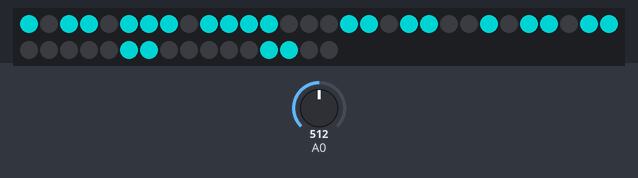
Recording of a sketch running on a simulated ESP8266 (NodeMCU). Parts: 46 RGB LEDs in strip order, left to right, continuing on the next row. The test bench sets the inputs (shaded band); at power-on: A0 = 512. Dim RGB values are drawn brighter than linear; WiFi joins after 1.5 s; servers stay silent unless stated; what the sketch prints to the serial monitor is not drawn.

Above: at 2.7 s.
2.8 s: A0 set to 716
At 5.7 s:
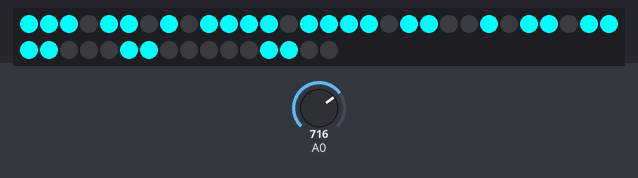
5.8 s: A0 set to 511
8.8 s: A0 set to 122
At 12.3 s:
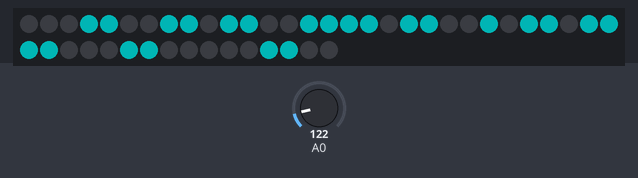
Timing chart, 0 to 13.8 s (numbered marks = the images above; inputs shaded):
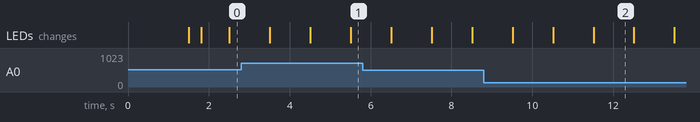

The sketch:

xl_clock.ino
```cpp
#include <ESP8266WiFi.h>	//https://github.com/esp8266/Arduino
#include <WiFiUdp.h>
#include <ESP8266mDNS.h>
#include <DNSServer.h>
#include <ESP8266WebServer.h>
#include <WiFiManager.h>	//https://github.com/tzapu/WiFiManager
#include <NeoPixelBus.h>
#include <ArduinoOTA.h>


#define HOSTNAME "ESP8266-OTA-"

#define NB_7SEGMENTS 6
#define NB_DOT       2
#define DEFAULT_COLOR cyan

uint16_t colorSaturation = 16 ;
uint16_t PixelCount = NB_7SEGMENTS * 7 + 2 * NB_DOT;

NeoPixelBus < NeoGrbFeature, Neo800KbpsMethod > strip (PixelCount);


unsigned int localPort = 2390;	// local port to listen for UDP packets
IPAddress timeServerIP;		// time.nist.gov NTP server address
//const char* ntpServerName = "time.nist.gov";
const char *ntpServerName = "192.168.1.205";
const int NTP_PACKET_SIZE = 48;	// NTP time stamp is in the first 48 bytes of the message
byte packetBuffer[NTP_PACKET_SIZE];	//buffer to hold incoming and outgoing packets
unsigned char HzLoop = 0;
unsigned long epoch = 0;

unsigned long previousMillis = 0;	// will store last time LED was updated
const long interval = 1000;	// interval at which to blink (milliseconds)


// A UDP instance to let us send and receive packets over UDP
WiFiUDP udp;

unsigned long value = 0;
uint16_t SegmentStart[] = {
  0,
  7,
  16,
  23,
  32,
  39
};

uint16_t DotStart[] = {
  14,
  30
};

uint16_t SegmentPattern[] = {
  0b01111110,			/* 0 */
  0b00011000,			/* 1 */
  0b01101101,			/* 2 */
  0b00111101,			/* 3 */
  0b00011011,			/* 4 */
  0b00110111,			/* 5 */
  0b01110111,			/* 6 */
  0b00011100,			/* 7 */
  0b01111111,			/* 8 */
  0b00111111,			/* 9 */
  0b00000000			/*   */
};

// send an NTP request to the time server at the given address
unsigned long
sendNTPpacket (IPAddress & address)
{
  //Serial.println ("sending NTP packet...");
  // set all bytes in the buffer to 0
  memset (packetBuffer, 0, NTP_PACKET_SIZE);
  // Initialize values needed to form NTP request
  // (see URL above for details on the packets)
  packetBuffer[0] = 0b11100011;	// LI, Version, Mode
  packetBuffer[1] = 0;		// Stratum, or type of clock
  packetBuffer[2] = 6;		// Polling Interval
  packetBuffer[3] = 0xEC;	// Peer Clock Precision
  // 8 bytes of zero for Root Delay & Root Dispersion
  packetBuffer[12] = 49;
  packetBuffer[13] = 0x4E;
  packetBuffer[14] = 49;
  packetBuffer[15] = 52;

  // all NTP fields have been given values, now
  // you can send a packet requesting a timestamp:
  udp.beginPacket (address, 123);	//NTP requests are to port 123
  udp.write (packetBuffer, NTP_PACKET_SIZE);
  udp.endPacket ();
}

void
setup ()
{
  // put your setup code here, to run once:
  Serial.begin (115200);
  while (!Serial);		// wait for serial attach

  Serial.println ("Initializing...");
  Serial.flush ();


  WiFiManager wifiManager;
  //reset saved settings
  //wifiManager.resetSettings();
  wifiManager.autoConnect ("AutoConnectAP");

  Serial.println ("\r\n");
  Serial.print ("Chip ID: 0x");
  Serial.println (ESP.getChipId (), HEX);

  // Set Hostname.
  String hostname (HOSTNAME);
  hostname += String (ESP.getChipId (), HEX);
  WiFi.hostname (hostname);

  //if you get here you have connected to the WiFi
  Serial.println ("connected...)");

  if(WiFi.status() == WL_CONNECTED)
  {
    // ... print IP Address
    Serial.print("IP address: ");
    Serial.println(WiFi.localIP());
  }


  Serial.println ("Starting UDP");
  udp.begin (localPort);
  Serial.print ("Local port: ");
  Serial.println (udp.localPort ());

  // this resets all the neopixels to an off state
  strip.Begin ();
  strip.Show ();

}

void
loop ()
{
  uint16_t display;
  uint16_t segment;
  uint16_t dot;
  unsigned long currentMillis = millis ();

  RgbColor red (colorSaturation, 0, 0);
  RgbColor green (0, colorSaturation, 0);
  RgbColor blue (0, 0, colorSaturation);
  RgbColor white (colorSaturation);
  RgbColor yellow (colorSaturation, colorSaturation, 0);
  RgbColor cyan (0, colorSaturation, colorSaturation);
  RgbColor black (0);

  if (currentMillis - previousMillis >= interval)
    {
      previousMillis = currentMillis;
      epoch++;
/*
      Serial.println (HzLoop);
      Serial.print ("epoch : ");
      Serial.println (epoch);
*/
      if ((HzLoop % 60) == 0)
	{
	  HzLoop = 0;
	  WiFi.hostByName (ntpServerName, timeServerIP);
	  sendNTPpacket (timeServerIP);	// send an NTP packet to a time server
	  // wait to see if a reply is available
	  delay (300);
	  int cb = udp.parsePacket ();
	  if (!cb)
	    {
	     /* Serial.println ("no packet yet");*/
	    }
	  else
	    {
	      HzLoop++;
       /*
	      Serial.print ("packet received, length=");
	      Serial.println (cb);*/
	      // We've received a packet, read the data from it
	      udp.read (packetBuffer, NTP_PACKET_SIZE);	// read the packet into the buffer

	      unsigned long highWord =
		word (packetBuffer[40], packetBuffer[41]);
	      unsigned long lowWord =
		word (packetBuffer[42], packetBuffer[43]);
	      // combine the four bytes (two words) into a long integer
	      // this is NTP time (seconds since Jan 1 1900):
	      unsigned long secsSince1900 = highWord << 16 | lowWord;
	      /* Serial.print ("Seconds since Jan 1 1900 = ");
	      Serial.println (secsSince1900);*/

	      // now convert NTP time into everyday time:
	      /*Serial.print ("Unix time = ");*/
	      // Unix time starts on Jan 1 1970. In seconds, that's 2208988800:
	      const unsigned long seventyYears = 2208988800UL;
	      // subtract seventy years:
	      epoch = secsSince1900 - seventyYears;
	      epoch += 1 * 3600;

	      // print Unix time:
	      /*Serial.print ("new epoch : ");
	      Serial.println (epoch);*/
	    }
	}
      else
	{
	  HzLoop++;
	}
#if 0
      // print the hour, minute and second:
      Serial.print ("The UTC time is ");	// UTC is the time at Greenwich Meridian (GMT)
      Serial.print ((epoch % 86400L) / 3600);	// print the hour (86400 equals secs per day)
      Serial.print (':');
      if (((epoch % 3600) / 60) < 10)
	{
	  // In the first 10 minutes of each hour, we'll want a leading '0'
	  Serial.print ('0');
	}
      Serial.print ((epoch % 3600) / 60);	// print the minute (3600 equals secs per minute)
      Serial.print (':');
      if ((epoch % 60) < 10)
	{
	  // In the first 10 seconds of each minute, we'll want a leading '0'
	  Serial.print ('0');
	}
      Serial.println (epoch % 60);	// print the second
#endif
      for (display = 0; display < NB_7SEGMENTS; display++)
	{
	  switch (display)
	    {
	    case 0:
	      value = (epoch % 10);
	      break;
	    case 1:
	      value = (epoch % 60) / 10;
	      break;
	    case 2:
	      value = ((epoch % 3600) / 60) % 10;
	      break;
	    case 3:
	      value = ((epoch % 3600) / 60) / 10;
	      break;
	    case 4:
	      value = ((epoch % 86400L) / 3600) % 10;
	      break;
	    case 5:
	      value = ((epoch % 86400L) / 3600) / 10;
	      break;
	    default:
	      value = 10;
	    }
	  for (segment = 0; segment < 7; segment++)
	    {
	      strip.SetPixelColor (segment + (SegmentStart[display]),
				   (SegmentPattern[value] & (1 << segment)) ?
				   DEFAULT_COLOR : black);
	    }
	}
      for (dot = 0; dot < NB_DOT; dot++)
	{
	  strip.SetPixelColor (DotStart[dot],
			       ((epoch % 2) == 1) ? DEFAULT_COLOR : black);
	  strip.SetPixelColor (DotStart[dot] + 1,
			       ((epoch % 2) == 1) ? DEFAULT_COLOR : black);
	}
      strip.Show ();
    }

      int sensorValue = analogRead(A0);
      float voltage = sensorValue * (3.2 / 1023.0);
      if  (voltage <  0.50) {colorSaturation = 64;}
      else if ((voltage >=  0.50) && (voltage < 2.0)) {colorSaturation = 127;}
      else if (voltage >=  2.0) {colorSaturation = 255;}


}
```

Measured:
- what the display in image 2 shows lasts 1.0 s, from 11.5 s to 12.5 s
